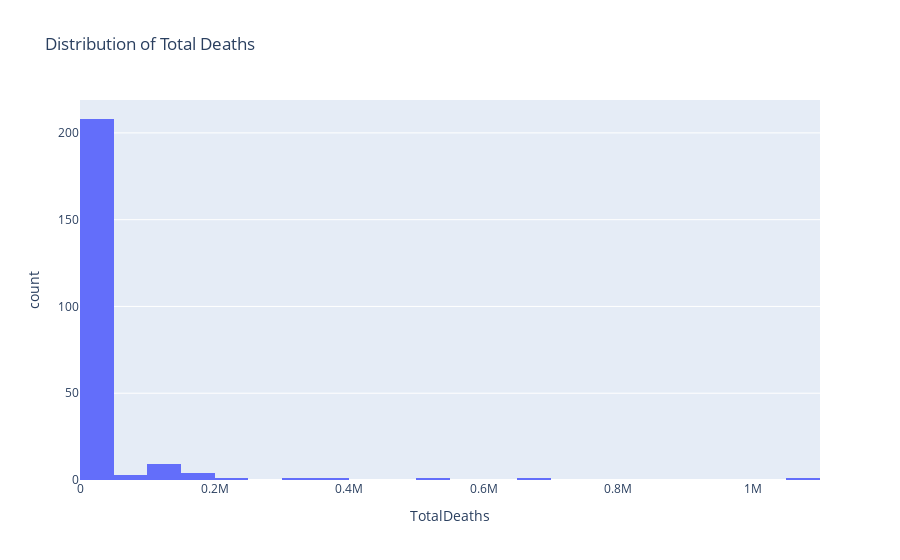

Write notebook code for a chart like this one.
### Code cell
# Plot the distribution of Total Deaths
fig = px.histogram(df, x='TotalDeaths', title="Distribution of Total Deaths")
fig.show()

### Figure 1 — Plotly figure (JSON) as saved in the notebook; plotly's stock layout.template omitted (floating-point values rounded to 4 significant figures; data arrays with more than 128 entries replaced by an {"elided": "..."} marker saying what was removed)
{"data": [{"alignmentgroup": "True", "bingroup": "x", "hovertemplate": "TotalDeaths=%{x}<br>count=%{y}<extra></extra>", "legendgroup": "", "marker": {"color": "#636efa", "pattern": {"shape": ""}}, "name": "", "offsetgroup": "", "orientation": "v", "showlegend": false, "type": "histogram", "x": {"elided": "230 int values"}, "xaxis": "x", "yaxis": "y"}], "layout": {"barmode": "relative", "legend": {"tracegroupgap": 0}, "title": {"text": "Distribution of Total Deaths"}, "xaxis": {"anchor": "y", "domain": [0, 1], "title": {"text": "TotalDeaths"}}, "yaxis": {"anchor": "x", "domain": [0, 1], "title": {"text": "count"}}}}
